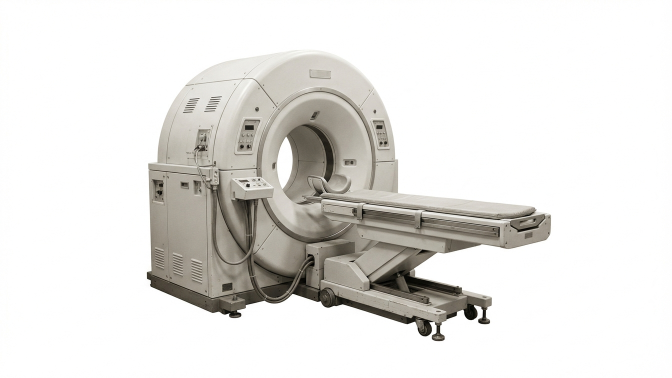
#> input picture sisyphus/src/scanner.jpg, 1344 x 756 px (shown at 1/2 size)
$ python prep_9.py
#> lines starting #> are read from the running program, lines starting #| are printed output that depends on the picture; after the words box and inside, x2 and y2 are one past the last pixel; in counts of white or black regions, pixels touching at a corner belong together
### sisyphus/basira_engine.py
"""basira_engine.py - torn-paper stop-motion engine for بصيرة videos."""
import os, math, functools
import numpy as np
from PIL import Image, ImageDraw, ImageFont, ImageFilter, ImageEnhance
from scipy import ndimage

W, H, FPS = 1920, 1080, 12
NAVY = (24, 34, 54)
CREAM = (244, 236, 220)
INK = (22, 30, 48)
BRICK = (178, 62, 42)
GOLD = (214, 168, 72)
ROOT = "."
FONT = None

def setup(root, font):
#> called with root = 'proj', font = 'font/ReemKufi-Bold.ttf'
    global ROOT, FONT
    ROOT, FONT = root, font
    for d in ("cut", "bg", "frames"):
        os.makedirs(os.path.join(ROOT, d), exist_ok=True)

# ------------------------------------------------------------------ cut-outs
def cutout(name, src, border=10, seed=7, min_hole=2500, hole_margin=None):
    """White-background illustration -> transparent PNG with a rough cream paper border.
    Big white gaps (between two figures, inside an arm) stay see-through instead of turning white/cream."""
#> called with name = 'scanner', src = 'src/scanner.jpg', border = 8, seed = 7, min_hole = 2500
    rng = np.random.default_rng(seed)
    im = Image.open(src).convert("RGB")
#> im is the input picture: PIL image 1344x756 RGB; mean R, G, B 228.4, 227.1, 224.3
    a = np.asarray(im).astype(np.int16)
    white = (a.min(axis=2) > 228) & ((a.max(axis=2) - a.min(axis=2)) < 30)
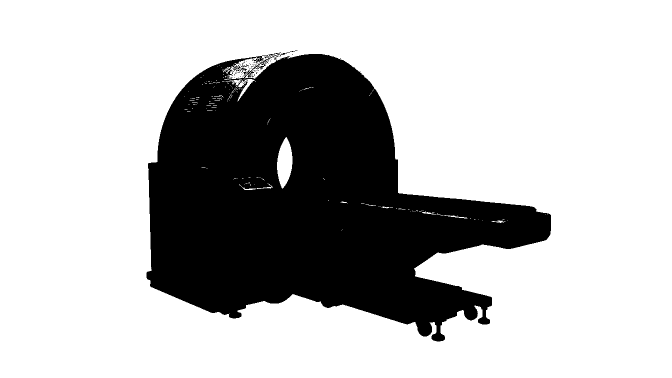
#> white: shape (756, 1344) bool (shown at 1/2 size); 73.6% white; 80 black regions (77 under 20 px), largest, box (x1, y1, x2, y2) and area: (293, 105, 1102, 683) 267918, (560, 101, 595, 113) 54, (486, 130, 497, 134) 21
    lab, _ = ndimage.label(white)
#> lab: shape (756, 1344) int32; 301 distinct labels, from 0 to 300
    edge = set(np.unique(np.concatenate([lab[0], lab[-1], lab[:, 0], lab[:, -1]]))) - {0}
#> edge = 1 item
    wsz = ndimage.sum(white, lab, range(1, lab.max() + 1))
#> wsz = 300 values, max 742878 at index 0, min 1 at index 1, mean 2493
    big_holes = set(np.where(wsz > min_hole)[0] + 1) - edge
#> big_holes = 0 items
    bg = np.isin(lab, list(edge | big_holes))
#> bg: shape (756, 1344) bool; 73.1% white; 24 black regions (22 under 20 px), largest, box (x1, y1, x2, y2) and area: (293, 105, 1102, 683) 273077, (560, 101, 595, 113) 54
    fg = ~bg
    fg = ndimage.binary_opening(fg, iterations=1)
#> fg: shape (756, 1344) bool; 26.9% white; 7 white regions (5 under 20 px), largest, box (x1, y1, x2, y2) and area: (293, 108, 1102, 683) 272835, (520, 132, 527, 138) 23
    lab2, n2 = ndimage.label(fg)
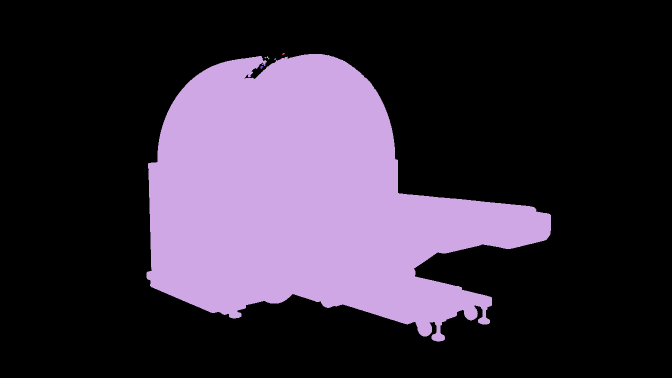
#> lab2: shape (756, 1344) int32 (shown at 1/2 size); 8 distinct labels, from 0 to 7; one colour per label, 0 black
#> n2 = 7
    if n2:
        sizes = ndimage.sum(fg, lab2, range(1, n2 + 1))
#> sizes = [15, 272835, 8, 5, 5, 10, 23]
        fg = np.isin(lab2, np.where(sizes > 400)[0] + 1)
#> fg: shape (756, 1344) bool; 26.9% white; 1 white region, box (x1, y1, x2, y2) and area: (293, 108, 1102, 683) 272835
    fg = ndimage.binary_fill_holes(ndimage.binary_closing(fg, iterations=6)) & ~ndimage.binary_erosion(bg, iterations=8)
#> fg: shape (756, 1344) bool; 27% white; 1 white region, box (x1, y1, x2, y2) and area: (293, 108, 1102, 683) 274288
    dist = ndimage.distance_transform_edt(~fg)
    n1 = ndimage.gaussian_filter(rng.standard_normal(fg.shape), 6); n1 /= np.abs(n1).max() + 1e-6
    n2_ = ndimage.gaussian_filter(rng.standard_normal(fg.shape), 1.2); n2_ /= np.abs(n2_).max() + 1e-6
    paper = ndimage.binary_fill_holes(dist <= border + 5 * n1 + 2 * n2_)
#> paper: shape (756, 1344) bool; 29.1% white; 1 white region, box (x1, y1, x2, y2) and area: (285, 100, 1110, 692) 296153
    if hole_margin is None:
        paper &= ~ndimage.binary_erosion(bg, iterations=border + 6)   # keep real gaps see-through
    else:   # small gaps (inside chain links): only a thin rim of paper around them
        edge_bg = np.isin(lab, list(edge))
        paper &= ~ndimage.binary_erosion(edge_bg, iterations=border + 6)
        holes = bg & ~edge_bg
        paper &= ~ndimage.binary_erosion(holes, iterations=hole_margin)
        fg &= ~ndimage.binary_erosion(holes, iterations=hole_margin)
    rgba = np.zeros(fg.shape + (4,), np.uint8)
    rgba[paper, :3] = CREAM; rgba[paper, 3] = 255
    rgba[fg, :3] = np.asarray(im)[fg]
    ys, xs = np.where(paper)
    y0, y1 = max(ys.min() - 30, 0), ys.max() + 30
#> y0 = 70; y1 = 721
    x0, x1 = max(xs.min() - 30, 0), xs.max() + 30
#> x0 = 255; x1 = 1139
    Image.fromarray(rgba[y0:y1, x0:x1], "RGBA").save(os.path.join(ROOT, "cut", name + ".png"))

def cutout_all(mapping, **kw):
    for k, v in mapping.items():
        cutout(k, v, **kw)

@functools.lru_cache(None)
def load(name):
    return Image.open(os.path.join(ROOT, "cut", name + ".png")).convert("RGBA")

# [32 lines left out: functions scaled, pieces, piece_h, match_orange, not called in this run]

# ------------------------------------------------------------------ textures
_rng = np.random.default_rng(3)
def _texture():
    h, w = H + 200, W + 200
    low = ndimage.gaussian_filter(_rng.standard_normal((h, w)), 40); low /= np.abs(low).max()
    mid = ndimage.gaussian_filter(_rng.standard_normal((h, w)), 3); mid /= np.abs(mid).max()
    fib = np.zeros((h, w))
    for _ in range(900):
        x, y = _rng.integers(0, w), _rng.integers(0, h)
        L = _rng.integers(10, 40); ang = _rng.uniform(0, math.pi)
        for t in range(L):
            xx, yy = int(x + t * math.cos(ang)), int(y + t * math.sin(ang))
            if 0 <= xx < w and 0 <= yy < h: fib[yy, xx] = 1
    return low * 10 + mid * 5 + ndimage.gaussian_filter(fib, 0.7) * 14
TEX = _texture()
_yy, _xx = np.mgrid[0:H, 0:W]
VIG = (1 - 0.38 * (((_xx - W / 2) / (W / 2)) ** 2 + ((_yy - H / 2) / (H / 2)) ** 2) ** 1.2)[..., None]

# [31 lines left out: functions paper_bg, bg_img, image_bg, not called in this run]

# ------------------------------------------------------------------ placing things
def jit(f, seed, px=2.5, deg=0.6):
    r = np.random.default_rng(seed * 7919 + f)
    return r.normal(0, px), r.normal(0, px), r.normal(0, deg)

# [31 lines left out: functions step, safe, paste, walk_in, not called in this run]

def drop_in(canvas, name, h, t, t0, t1, x, y_to, f, seed=4):
    k = step(t, t0, t1)
    paste(canvas, scaled(name, h), x, -h + (y_to + h) * k, seed=seed, f=f)

# [55 lines left out: functions pivot_paste, confetti, water_bands, torn_poly, make_phone, glow_spot, not called in this run]

# ------------------------------------------------------------------ word-by-word labels
class Label:
    """Cream torn strip; words ink in at `times` (when the narrator says them); red_words in brick red."""
    def __init__(self, text, red_words=(), times=(0,), hide=1e9, x=W / 2, y=150, size=78):
        self.text, self.red, self.times, self.hide, self.x, self.y, self.size = text, tuple(red_words), list(times), hide, x, y, size

# [105 lines left out: functions _strip, draw_labels, tear_mask, tear, drain, bolt_layer and 2 more, not called in this run]

def in_any(t, intervals):
    return any(a <= t < b for a, b in intervals)

# ------------------------------------------------------------------ render loop
class Scene:
    """t0..t1 in video seconds. draw(t, f, canvas). bg: None (draw your own) or an RGB colour for paper_bg."""
    def __init__(self, t0, t1, draw, bg=NAVY, dark=0.0, rip=True):
        self.t0, self.t1, self.draw, self.bg, self.dark, self.rip = t0, t1, draw, bg, dark, rip

RIP = 0.5

def scene_canvas(s, t, f):
    c = paper_bg(f, s.bg, s.dark) if s.bg is not None else Image.new("RGBA", (W, H), (0, 0, 0, 255))
    s.draw(t, f, c); return c

# [16 lines left out: function frame, not called in this run]

def render(scenes, labels, dur, frames=None, post=None, out_dir=None):
    for f in (frames if frames is not None else range(int(round(dur * FPS)))):
        frame(f, scenes, labels, dur, post, out_dir)

# [17 lines left out: functions contact_sheet, encode, not called in this run]

### sisyphus/prep_9.py
"""Part 9: cut out the scanner, the brain-scan print and the tear-off calendar."""
import sys; sys.path.insert(0, ".")
import basira_engine as E
E.setup("proj", "font/ReemKufi-Bold.ttf")
E.cutout("scanner", "src/scanner.jpg", border=8)
E.cutout("brain_scan", "src/brain_scan.jpg", border=6, min_hole=10 ** 9)
#> call 2 of cutout, with name = 'brain_scan', src = 'src/brain_scan.jpg', border = 6, seed = 7, min_hole = 1000000000
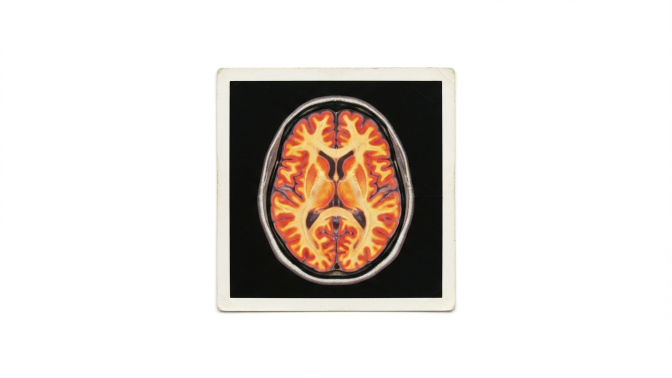
#> input picture sisyphus/src/brain_scan.jpg, 1344 x 756 px (shown at 1/2 size)
#> in cutout, im is the input picture: PIL image 1344x756 RGB; mean R, G, B 225.3, 219.8, 215.7
#> in cutout (call 2), `white = (a.min(axis=2) > 228) & ((a.max(axis=2) - a.min(axis=2)) < 30)`: white: shape (756, 1344) bool; 77.2% white; 15 black regions (14 under 20 px), largest, box (x1, y1, x2, y2) and area: (432, 134, 912, 627) 231565
#> in cutout (call 2), `lab, _ = ndimage.label(white)`: lab: shape (756, 1344) int32; 436 distinct labels, from 0 to 435
#> in cutout (call 2), `wsz = ndimage.sum(white, lab, range(1, lab.max() + 1))`: wsz = 435 values, max 781514 at index 0, min 1 at index 1, mean 1803.4
#> in cutout (call 2), `bg = np.isin(lab, list(edge | big_holes))`: bg: shape (756, 1344) bool; 76.9% white; 1 black region, box (x1, y1, x2, y2) and area: (432, 134, 912, 627) 234550
#> in cutout (call 2), `lab2, n2 = ndimage.label(fg)`: n2 = 1
#> in cutout (call 2), `sizes = ndimage.sum(fg, lab2, range(1, n2 + 1))`: sizes = [234550]
#> in cutout (call 2), `paper = ndimage.binary_fill_holes(dist <= border + 5 * n1 + 2 * n2_)`: paper: shape (756, 1344) bool; 24.2% white; 1 white region, box (x1, y1, x2, y2) and area: (423, 126, 919, 635) 245501
#> in cutout (call 2), `y0, y1 = max(ys.min() - 30, 0), ys.max() + 30`: y0 = 96; y1 = 664
#> in cutout (call 2), `x0, x1 = max(xs.min() - 30, 0), xs.max() + 30`: x0 = 393; x1 = 948
E.cutout("calendar_block", "src/calendar_block.jpg", border=8, min_hole=10 ** 9)
#> call 3 of cutout, with name = 'calendar_block', src = 'src/calendar_block.jpg', border = 8, seed = 7, min_hole = 1000000000
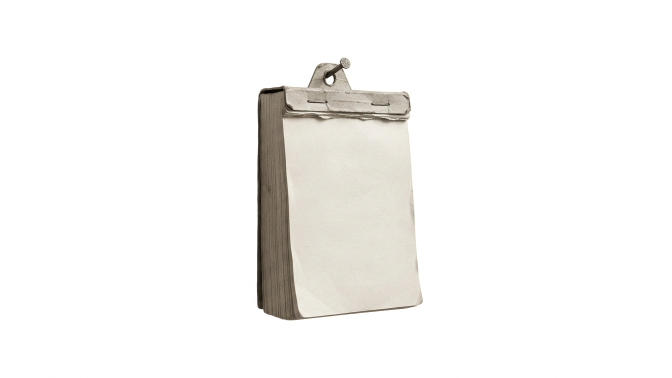
#> input picture sisyphus/src/calendar_block.jpg, 1344 x 756 px (shown at 1/2 size)
#> in cutout, im is the input picture: PIL image 1344x756 RGB; mean R, G, B 246.4, 245.5, 243.8
#> in cutout (call 3), `white = (a.min(axis=2) > 228) & ((a.max(axis=2) - a.min(axis=2)) < 30)`: white: shape (756, 1344) bool; 85.8% white; 1 black region, box (x1, y1, x2, y2) and area: (513, 115, 846, 641) 144275
#> in cutout (call 3), `lab, _ = ndimage.label(white)`:
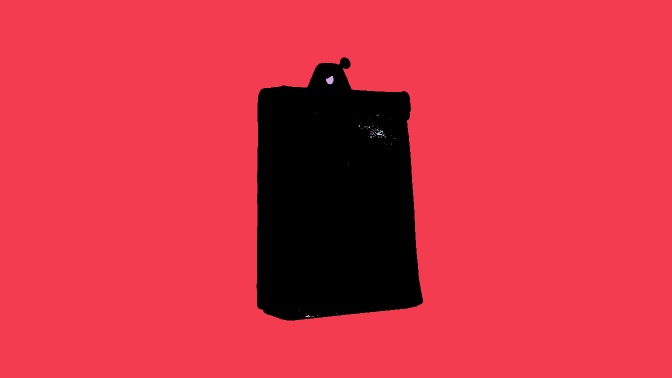
#> lab: shape (756, 1344) int32 (shown at 1/2 size); 76 distinct labels, from 0 to 75; one colour per label, 0 black
#> in cutout (call 3), `wsz = ndimage.sum(white, lab, range(1, lab.max() + 1))`: wsz = 75 values, max 871357 at index 0, min 1 at index 2, mean 11623.9
#> in cutout (call 3), `bg = np.isin(lab, list(edge | big_holes))`: bg: shape (756, 1344) bool; 85.8% white; 1 black region, box (x1, y1, x2, y2) and area: (513, 115, 846, 641) 144707
#> in cutout (call 3), `fg = ndimage.binary_opening(fg, iterations=1)`: fg: shape (756, 1344) bool; 14.2% white; 1 white region, box (x1, y1, x2, y2) and area: (513, 115, 846, 641) 144705
#> in cutout (call 3), `sizes = ndimage.sum(fg, lab2, range(1, n2 + 1))`: sizes = [144705]
#> in cutout (call 3), `fg = ndimage.binary_fill_holes(ndimage.binary_closing(fg, iterations=6..`: fg: shape (756, 1344) bool; 14.3% white; 1 white region, box (x1, y1, x2, y2) and area: (513, 115, 846, 641) 144791
#> in cutout (call 3), `paper = ndimage.binary_fill_holes(dist <= border + 5 * n1 + 2 * n2_)`:
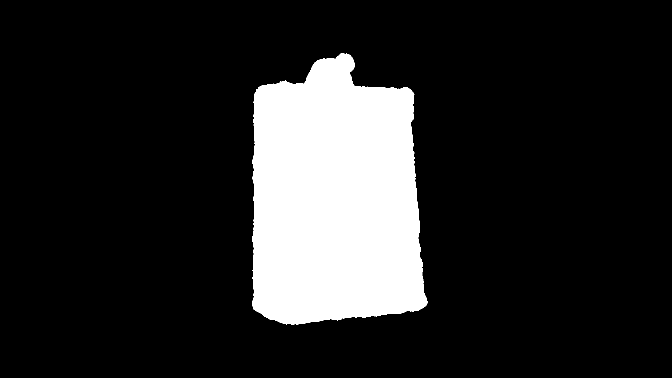
#> paper: shape (756, 1344) bool (shown at 1/2 size); 15.5% white; 1 white region, box (x1, y1, x2, y2) and area: (504, 106, 855, 649) 157009
#> in cutout (call 3), `y0, y1 = max(ys.min() - 30, 0), ys.max() + 30`: y0 = 76; y1 = 678
#> in cutout (call 3), `x0, x1 = max(xs.min() - 30, 0), xs.max() + 30`: x0 = 474; x1 = 884
#> in cutout (call 3), `Image.fromarray(rgba[y0:y1, x0:x1], "RGBA").save(os.path.join(ROOT, "c..`:
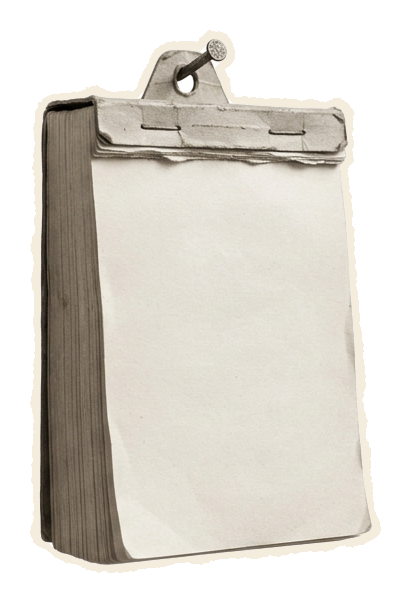
#> saved as calendar_block.png: PIL image 410x602 RGBA; mean R, G, B, A 126.8, 122.7, 115, 162.2; transparent parts drawn white
